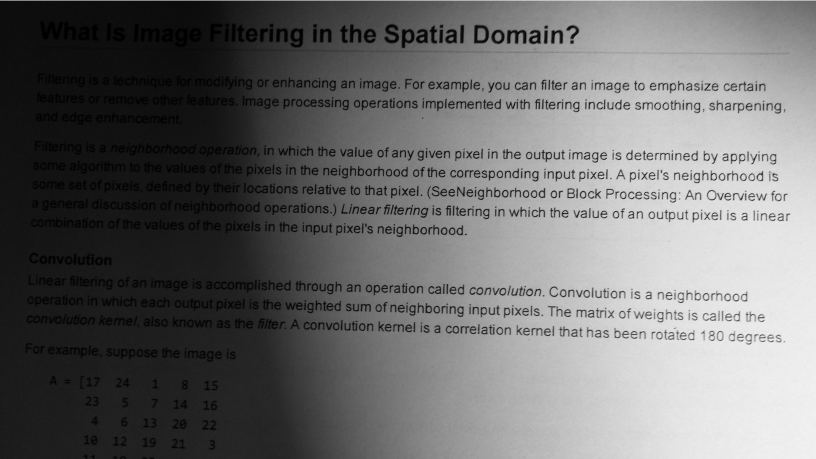
#> input picture psio/zadanie_03/printed_text.png, 1631 x 918 px (shown at 1/2 size)
$ python 02.py
#> lines starting #> are read from the running program, lines starting #| are printed output that depends on the picture; after the words box and inside, x2 and y2 are one past the last pixel; in counts of white or black regions, pixels touching at a corner belong together
import matplotlib.pyplot as plt
import matplotlib.image as mpimg
import numpy as np
from skimage import io
from skimage.transform import resize, rescale
from skimage.color import rgb2gray
from skimage.filters import try_all_threshold, threshold_mean
from skimage.morphology import disk, ball
from skimage.filters.rank import maximum


img = io.imread('printed_text.png')
#> img is the input picture: shape (918, 1631, 3); min 0, max 255, mean 110.4
img = np.array(rgb2gray(img) * 255, dtype=np.uint8)
#> img: shape (918, 1631)


fig, ax = plt.subplots(figsize=(5, 5), constrained_layout=True)

tlo = maximum(img, disk(12))
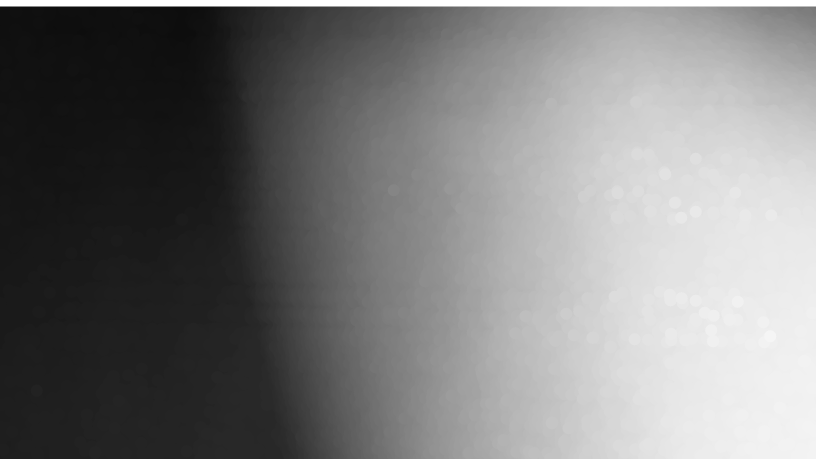
#> tlo: shape (918, 1631) (shown at 1/2 size); min 13, max 255, mean 122.7
obraz2 = tlo - img
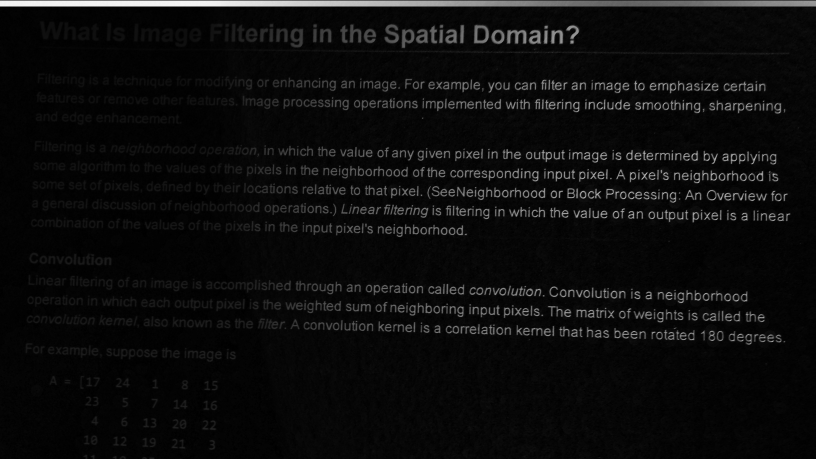
#> obraz2: shape (918, 1631) (shown at 1/2 size); min 0, max 246, mean 12.5
#fig, ax = try_all_threshold(obraz2, figsize=(10, 8), verbose=False)

thr_mean = threshold_mean(obraz2)
#> thr_mean = 12.46
img_seg_mean = (obraz2 > thr_mean) * 1
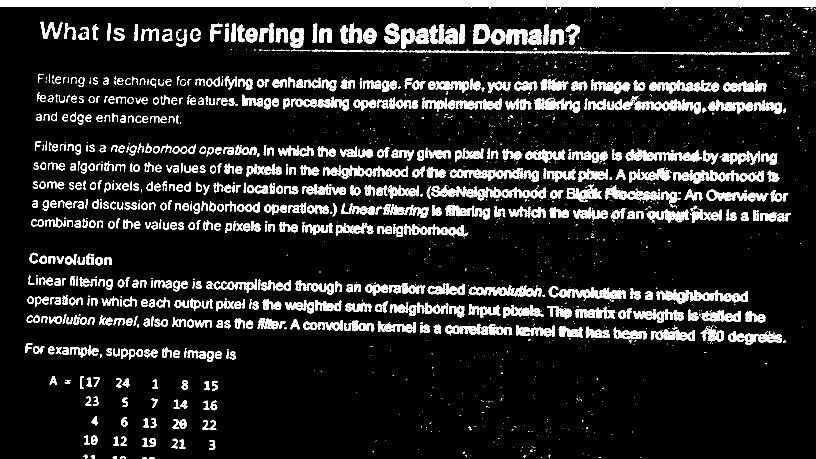
#> img_seg_mean: shape (918, 1631) int64 (shown at 1/2 size); values 0 (black) and 1 (white), 12.8% white; 1814 white regions (1064 under 20 px), largest, box (x1, y1, x2, y2) and area: (0, 1, 1631, 14) 19573, (817, 99, 1579, 110) 2618, (1312, 580, 1496, 608) 2409

ax.imshow(img_seg_mean,cmap='gray')
plt.show()
